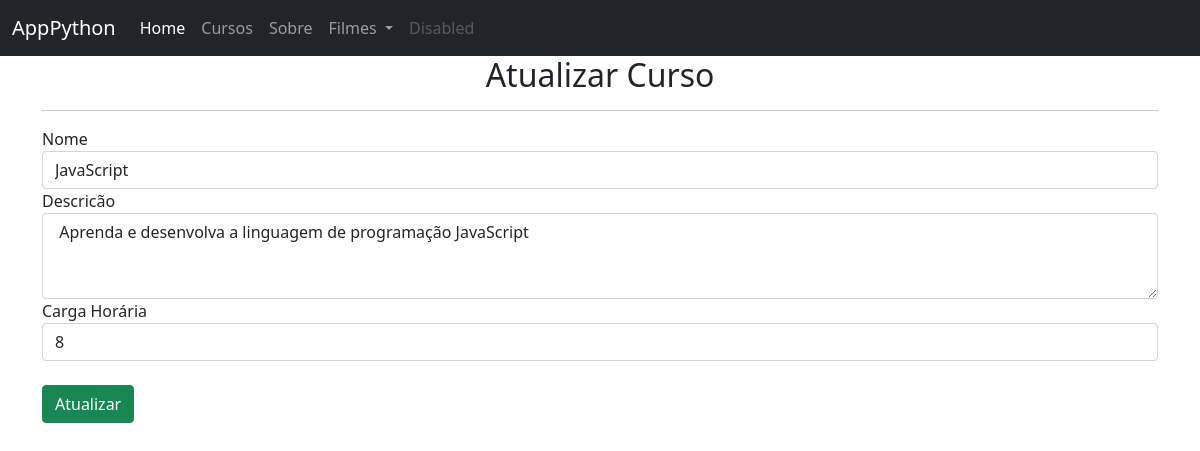
The app's page /atualizar_curso/2 with its own data.
### app.py (models this page shows, shortened)
class Curso(db.Model):
    id = db.Column(Integer, primary_key=True)
    nome = db.Column(String(50))
    descricao = db.Column(String(100))
    ch = db.Column(Integer)

### app.py (the view, shortened to what this page needs)
@app.route('/atualizar_curso/<int:id>', methods=["GET", "POST"])
def atualizar_curso(id):
    curso = Curso.query.get(id)
    return render_template("atualizar_curso.html", curso=curso)

### templates/atualizar_curso.html (shortened to what this page needs)
{% extends 'base.html' %}
{% block conteudo %}
<div class="container">
    <h2 style="text-align: center;">Atualizar Curso</h2>
    <hr>
    <form action="{{url_for('atualizar_curso', id=curso.id)}}" method="POST">
        <div class="form-group">
            <label>Nome</label>
       <input type="text" name="nome" class="form-control" placeholder="digite o nome do curso" value="{{curso.nome}}" required>
        </div>
        <div class="form-group">
            <label>Descricão</label>
            <textarea name="descricao" class="form-control" id=" exampleFormControlTextarea1" rows="3" required> {{curso.descricao}}</textarea>
        </div>
        <div class="form-group">
            <label>Carga Horária</label>
       <input type="number" name="ch" class="form-control" placeholder="digite a carga horária do curso" value="{{curso.ch}}" required>
        </div>
        <br>
        <button class="btn btn-success">Atualizar</button>
    </form>
</div>
{% endblock conteudo %}

### records on screen
Curso: nome "JavaScript", descricao "Aprenda e desenvolva a linguagem de programação JavaScript", ch "8"
